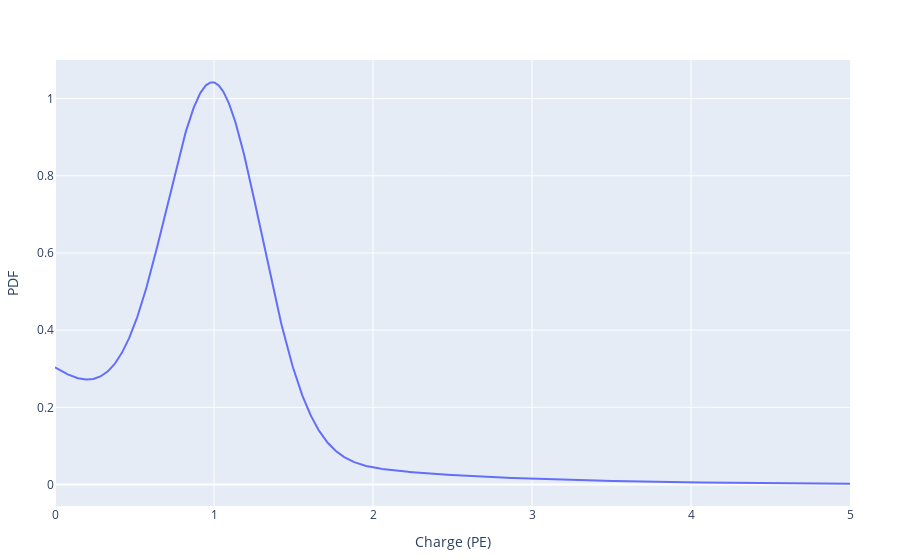

The code cell stored with this chart in its notebook:
### Markdown cell above
# SPE Distribution

### Code cell
spe = ExponTruncNormalSPE(1., 0.3, 1., 0., 0.3)
spe_d = make_spe_dist(spe)

xs = collect(range(0, 5., 1000))

plot(xs, pdf.(spe_d, xs), Layout(yaxis_title="PDF", xaxis_title="Charge (PE)"))

### Figure 1 — Plotly figure (JSON) as saved in the notebook; plotly's stock layout.template omitted (floating-point values rounded to 4 significant figures; data arrays with more than 128 entries replaced by an {"elided": "..."} marker saying what was removed)
{"data": [{"type": "scatter", "x": {"elided": "1000 float values"}, "y": {"elided": "1000 float values"}}], "layout": {"margin": {"b": 50, "l": 50, "r": 50, "t": 60}, "xaxis": {"title": {"text": "Charge (PE)"}}, "yaxis": {"title": {"text": "PDF"}}}}
